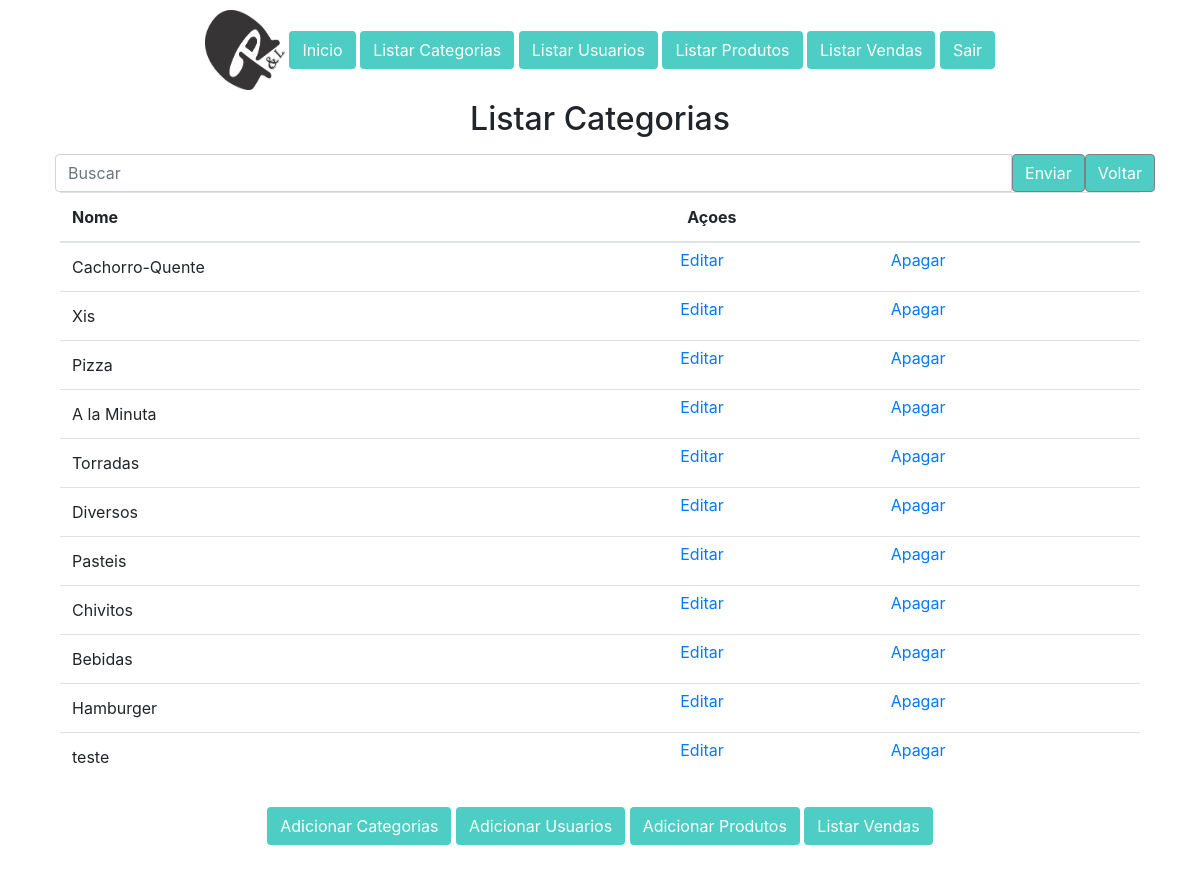
/categoria/listacat.php (signed in), run on the app's committed database.
### tables this page shows
CREATE TABLE IF NOT EXISTS `categorias` (
`ID` int(11) NOT NULL,
  `Nome` varchar(50) NOT NULL
);

### class/Categorias.class.php (called while the page is built, shortened)
<?php
class Categorias{
		private $conexao;
		private $tabela;
		public function __construct(){
			$this->conexao = mysqli_connect("localhost", "root", "", "bancopietro")
			or die("Erro de Conexão no Banco");
			$this->tabela = "categorias";
		}
		public function __get($key){
			return $this->$key;
		}
		public function listar($complemento = ""){
			$sql = "SELECT * FROM $this->tabela ".$complemento;;
			$resultado = mysqli_query($this->conexao, $sql);
		$retorno = null;
		while($res = mysqli_fetch_assoc($resultado)){
			$obj = new Categorias();
			$obj->ID = $res['ID'];
			$obj->Nome = $res['Nome'];
			$retorno[] = $obj;
		}
		return $retorno;
		}
	}
?>

### categoria/listacat.php (the view, shortened to what this page needs)
<?php
	include_once "../topo.php";
	include_once "../class/Categorias.class.php";
?>
<div style="text-align: center; margin: 10px auto 10px auto ">
		<img src="../imagem/logoGR&L.png" height="80" width="80" style="text-align: 20px">
		<a type="button" class="btn" style="background:#4ECDC4; color: white" href="../index2.php">Inicio</a>
		<a type="button" class="btn" style="background:#4ECDC4; color: white" href="listacat.php">Listar Categorias</a>
		<a type="button" class="btn" style="background:#4ECDC4; color: white" href="../usuario/listausu.php">Listar Usuarios</a>
		<a type="button" class="btn" style="background:#4ECDC4; color: white" href="../produto/listaprod.php">Listar Produtos</a>
		<a type="button" class="btn" style="background:#4ECDC4; color: white" href="../comanda/listavenda.php">Listar Vendas</a>
		<a type="button" class="btn" style="background:#4ECDC4; color: white" href="../usuario/logout.php">Sair</a>
		</div>
	<h2 style="text-align:center;">Listar Categorias</h2>
	<form>
	<div class="container mt-3">
		<div class="input-group mb-3">
			<input class="form-control" style= "width: 200px; margin-left:10px" type="text" name="Buscar" placeholder="Buscar"/>
			<button class="btn btn-primary" style="border:0.5px solid gray; background:#4ECDC4; color: white" type="submit" value="Enviar">Enviar</button>
			<button class="btn btn-success" style="border:0.5px solid gray; background:#4ECDC4; color: white" onclick='window.location.href="listar.php"'>Voltar</button><br>
	</form>
<?php
	$objCategorias = new Categorias;
	if(isset($_GET['Buscar']))
		$retorno = $objCategorias->listar('where ID="'.$_GET['Buscar'].'" or Nome like "%'.$_GET['Buscar'].'%"');
	else
		$retorno = $objCategorias-> listar();
	echo "<div class='container'>
	<table class='table table-hover'>
		<thead>
			<th>Nome</th>
			<th colspan='2'>Açoes</th>
		</thead>
		<tbody>";
		if($retorno ==''){
		echo "Sua busca não retornou nenhum resultado, tente novamente";}
		else {
			foreach ($retorno as $linha){
			echo "<tr>
					<td>$linha->Nome</td>
					<td style= 'padding:5px'><a href='editcat.php?ID=$linha->ID' >Editar</a></td>
					<td style= 'padding:5px'><a href='apagarcat.php?ID=$linha->ID' >Apagar</a></td>
			   </tr>";
			}
		}
		echo "</tbody></table></div>";
?>
<div style="text-align: center; margin: 10px auto 10px auto ">
		<a type="button" class="btn" style="background:#4ECDC4; color: white" href="../categoria/categoria.php">Adicionar Categorias</a>
		<a type="button" class="btn" style="background:#4ECDC4; color: white" href="../usuario/usuario.php">Adicionar Usuarios</a>
		<a type="button" class="btn" style="background:#4ECDC4; color: white" href="../produto/produto.php">Adicionar Produtos</a>
		<a type="button" class="btn" style="background:#4ECDC4; color: white" href="../comanda/listavenda.php">Listar Vendas</a>
		</div>

### data on the page
categorias: Nome "Cachorro-Quente"
categorias: Nome "Xis"
categorias: Nome "Pizza"
categorias: Nome "A la Minuta"
categorias: Nome "Torradas"
categorias: Nome "Diversos"
categorias: Nome "Pasteis"
categorias: Nome "Chivitos"
categorias: Nome "Bebidas"
categorias: Nome "Hamburger"
categorias: Nome "teste"
